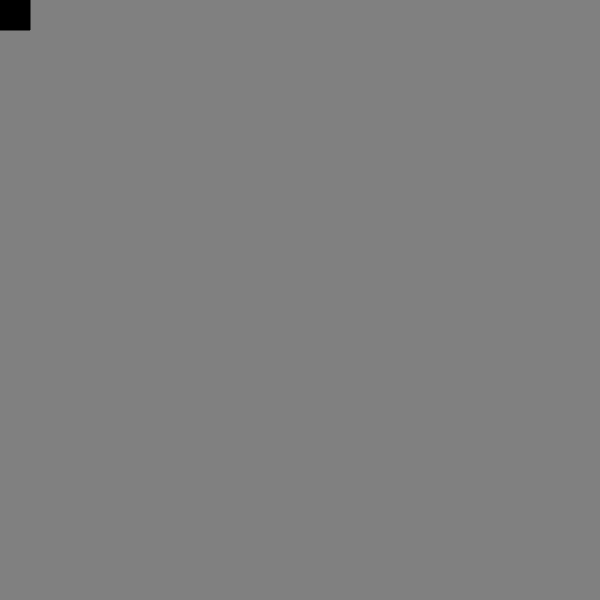
Frame 1 (no input)
Frame 60 (no input): identical to frame 1, image omitted
Frame 120 (the mouse pressed at the canvas centre since frame 60): identical to frame 1, image omitted

The p5.js sketch that drew this single still picture (run headless with seeded random() and noise() and a simulated clock; from frame 60 on, the mouse is pressed at the canvas centre):

// p5.js sketch
// ── sketch.js
let user_ship;

function setup(){
    createCanvas(600,600);
    user_ship = new UserShip();
}

function draw(){
    background('gray');
    if (keyIsPressed) {
        keyOperation();
    }
    user_ship.show();
}

function keyOperation(){
    if (keyCode == UP_ARROW) {
        user_ship.move(0,-10);
    } else if (keyCode == DOWN_ARROW) {
        user_ship.move(0,10);
    } else if (keyCode == LEFT_ARROW) {
        user_ship.move(-10,0);
    } else if (keyCode == RIGHT_ARROW) {
        user_ship.move(10,0);
    }
}


class UserShip {
    constructor() {
        this.body = createVector(0,0);
        this.size = 30;
    }

    move(x, y) {
        this.body.x += x;
        this.body.y += y;
    }

    show() {
        fill('black');
        rect(this.body.x, this.body.y, this.size);
    }
}
